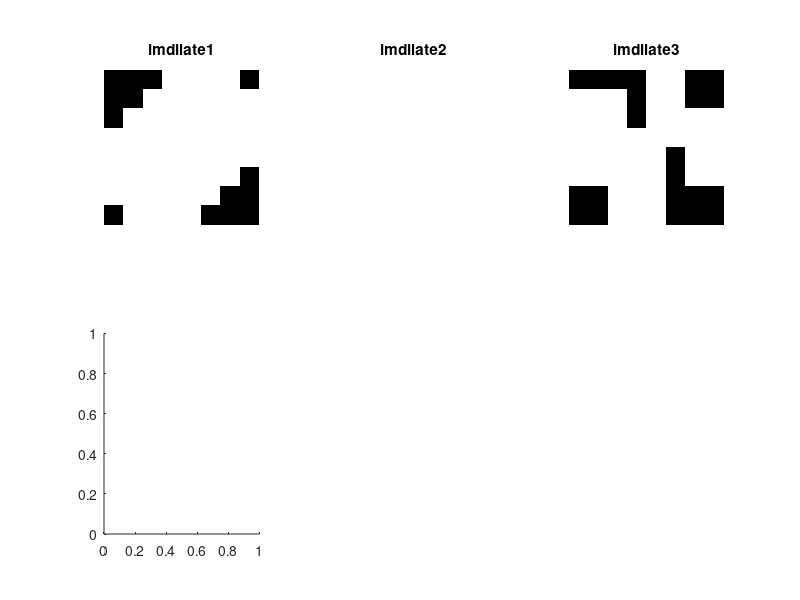

Recreate this plot in MATLAB. (Note: this script raises an error after producing the figure.)
A1=[0 0 0 0 0 0 0 0 ;
    0 0 0 1 1 1 1 0 ;
    0 0 0 1 1 1 1 0 ;
    0 1 1 1 1 1 1 0 ;
    0 1 1 1 1 1 1 0 ;
    0 1 1 1 1 0 0 0 ;
    0 1 1 1 1 0 0 0 ;
    0 0 0 0 0 0 0 0 ;]
A2=[0 0 0 0 0 0 0 0 ;
    0 1 1 1 1 1 1 0 ;
    0 1 1 1 1 1 1 0 ;
    0 1 1 0 0 1 1 0 ;
    0 1 1 0 0 1 1 0 ;
    0 1 1 1 1 1 1 0 ;
    0 1 1 1 1 1 1 0 ;
    0 0 0 0 0 0 0 0 ;]
A3=[0 0 0 0 0 0 0 0 ;
    0 0 0 0 0 1 1 0 ;
    0 1 1 1 0 1 1 0 ;
    0 1 1 1 0 1 1 0 ;
    0 1 1 1 0 1 1 0 ;
    0 1 1 1 0 0 0 0 ;
    0 1 1 1 0 0 0 0 ;
    0 0 0 0 0 0 0 0 ;]
B1=[0 1 0 ;
    1 1 1 ;
    0 1 0 ;]
B2=[1 1 1 ;
    1 1 1 ;
    1 1 1 ;]
B3=[1 0 0 ;
    0 0 0 ;
    0 0 1 ;]
figure,
subplot(2, 3, 1),
imshow(imdilate(A1,B1)),
title('imdilate1'),
subplot(2, 3, 2),
imshow(imdilate(A2,B2)),
title('imdilate2'),
subplot(2, 3, 3),
imshow(imdilate(A3,B3)),
title('imdilate3'),
subplot(2, 3, 4),
imshow(myDilation(A1,B1)),
title('myDilation1');
subplot(2, 3, 5),
imshow(myDilation(A2,B2)),
title('myDilation2');
subplot(2, 3, 6),
imshow(myDilation(A3,B3)),
title('myDilation3');
figure,
subplot(2, 3, 1),
imshow(imerode(A1,B1)),
title('imerode1'),
subplot(2, 3, 2),
imshow(imerode(A2,B2)),
title('imerode2'),
subplot(2, 3, 3),
imshow(imerode(A3,B3)),
title('imerode3'),
subplot(2, 3, 4),
imshow(myErosion(A1,B1)),
title('myErosion1');
subplot(2, 3, 5),
imshow(myErosion(A2,B2)),
title('myErosion2');
subplot(2, 3, 6),
imshow(myErosion(A3,B3)),
title('myErosion3');
figure,
subplot(2, 3, 1),
imshow(imopen(A1,B1)),
title('imopen1'),
subplot(2, 3, 2),
imshow(imopen(A2,B2)),
title('imopen2'),
subplot(2, 3, 3),
imshow(imopen(A3,B3)),
title('imopen3'),
subplot(2, 3, 4),
imshow(myOpening(A1,B1)),
title('myOpening1');
subplot(2, 3, 5),
imshow(myOpening(A2,B2)),
title('myOpening2');
subplot(2, 3, 6),
imshow(myOpening(A3,B3)),
title('myOpening3');
figure,
subplot(2, 3, 1),
imshow(imclose(A1,B1)),
title('imclose1'),
subplot(2, 3, 2),
imshow(imclose(A2,B2)),
title('imclose2'),
subplot(2, 3, 3),
imshow(imclose(A3,B3)),
title('imclose3'),
subplot(2, 3, 4),
imshow(myClosing(A1,B1)),
title('myClosing1');
subplot(2, 3, 5),
imshow(myClosing(A2,B2)),
title('myClosing2');
subplot(2, 3, 6),
imshow(myClosing(A3,B3)),
title('myClosing3');